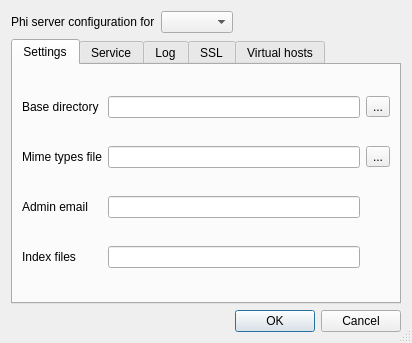
<?xml version="1.0" encoding="UTF-8"?>
<ui version="4.0">
 <class>ServerConf</class>
 <widget class="QDialog" name="ServerConf">
  <property name="geometry">
   <rect>
    <x>0</x>
    <y>0</y>
    <width>412</width>
    <height>343</height>
   </rect>
  </property>
  <property name="windowTitle">
   <string>Dialog</string>
  </property>
  <property name="sizeGripEnabled">
   <bool>true</bool>
  </property>
  <layout class="QVBoxLayout" name="verticalLayout">
   <item>
    <layout class="QHBoxLayout" name="horizontalLayout">
     <item>
      <widget class="QLabel" name="label">
       <property name="text">
        <string>Phi server configuration for</string>
       </property>
      </widget>
     </item>
     <item>
      <widget class="QComboBox" name="_configCombo"/>
     </item>
     <item>
      <spacer name="horizontalSpacer">
       <property name="orientation">
        <enum>Qt::Horizontal</enum>
       </property>
       <property name="sizeHint" stdset="0">
        <size>
         <width>40</width>
         <height>20</height>
        </size>
       </property>
      </spacer>
     </item>
     <item>
      <widget class="QLabel" name="label_18">
       <property name="maximumSize">
        <size>
         <width>32</width>
         <height>32</height>
        </size>
       </property>
       <property name="text">
        <string/>
       </property>
       <property name="pixmap">
        <pixmap resource="../phia/phia.qrc">:/phi/logo</pixmap>
       </property>
       <property name="scaledContents">
        <bool>true</bool>
       </property>
      </widget>
     </item>
    </layout>
   </item>
   <item>
    <widget class="QTabWidget" name="_tab">
     <property name="currentIndex">
      <number>0</number>
     </property>
     <widget class="QWidget" name="tab">
      <attribute name="title">
       <string>Settings</string>
      </attribute>
      <layout class="QGridLayout" name="gridLayout_4">
       <item row="0" column="0">
        <widget class="QLabel" name="label_10">
         <property name="text">
          <string>Base directory</string>
         </property>
        </widget>
       </item>
       <item row="0" column="1">
        <widget class="QLineEdit" name="_baseDir"/>
       </item>
       <item row="0" column="2">
        <widget class="QToolButton" name="_baseDirTool">
         <property name="text">
          <string>...</string>
         </property>
         <property name="icon">
          <iconset resource="../phia/phia.qrc">
           <normaloff>:/gnome/folder</normaloff>:/gnome/folder</iconset>
         </property>
        </widget>
       </item>
       <item row="1" column="0">
        <widget class="QLabel" name="label_11">
         <property name="text">
          <string>Mime types file</string>
         </property>
        </widget>
       </item>
       <item row="1" column="1">
        <widget class="QLineEdit" name="_mime"/>
       </item>
       <item row="1" column="2">
        <widget class="QToolButton" name="_mimeTool">
         <property name="text">
          <string>...</string>
         </property>
         <property name="icon">
          <iconset resource="../phia/phia.qrc">
           <normaloff>:/gnome/folder</normaloff>:/gnome/folder</iconset>
         </property>
        </widget>
       </item>
       <item row="2" column="0">
        <widget class="QLabel" name="label_9">
         <property name="text">
          <string>Admin email</string>
         </property>
        </widget>
       </item>
       <item row="2" column="1">
        <widget class="QLineEdit" name="_email"/>
       </item>
       <item row="3" column="0">
        <widget class="QLabel" name="label_12">
         <property name="text">
          <string>Index files</string>
         </property>
        </widget>
       </item>
       <item row="3" column="1">
        <widget class="QLineEdit" name="_index"/>
       </item>
      </layout>
     </widget>
     <widget class="QWidget" name="tab_2">
      <attribute name="title">
       <string>Service</string>
      </attribute>
      <layout class="QGridLayout" name="gridLayout_5">
       <item row="0" column="0">
        <widget class="QLabel" name="label_13">
         <property name="text">
          <string>Interface</string>
         </property>
        </widget>
       </item>
       <item row="0" column="1" colspan="2">
        <widget class="QLineEdit" name="_interface"/>
       </item>
       <item row="1" column="0">
        <widget class="QLabel" name="label_14">
         <property name="text">
          <string>Port</string>
         </property>
        </widget>
       </item>
       <item row="1" column="1">
        <widget class="QSpinBox" name="_port">
         <property name="minimum">
          <number>1</number>
         </property>
         <property name="maximum">
          <number>65536</number>
         </property>
         <property name="value">
          <number>8080</number>
         </property>
        </widget>
       </item>
       <item row="1" column="2">
        <spacer name="horizontalSpacer_4">
         <property name="orientation">
          <enum>Qt::Horizontal</enum>
         </property>
         <property name="sizeHint" stdset="0">
          <size>
           <width>169</width>
           <height>20</height>
          </size>
         </property>
        </spacer>
       </item>
       <item row="2" column="0">
        <widget class="QLabel" name="label_15">
         <property name="text">
          <string>Keep alive</string>
         </property>
        </widget>
       </item>
       <item row="2" column="1">
        <widget class="QSpinBox" name="_keepAlive">
         <property name="minimum">
          <number>1</number>
         </property>
         <property name="maximum">
          <number>65536</number>
         </property>
         <property name="value">
          <number>60000</number>
         </property>
        </widget>
       </item>
       <item row="2" column="2">
        <spacer name="horizontalSpacer_5">
         <property name="orientation">
          <enum>Qt::Horizontal</enum>
         </property>
         <property name="sizeHint" stdset="0">
          <size>
           <width>169</width>
           <height>20</height>
          </size>
         </property>
        </spacer>
       </item>
       <item row="4" column="0" colspan="3">
        <layout class="QHBoxLayout" name="horizontalLayout_4">
         <item>
          <widget class="QLabel" name="_icon">
           <property name="maximumSize">
            <size>
             <width>32</width>
             <height>32</height>
            </size>
           </property>
           <property name="text">
            <string/>
           </property>
           <property name="pixmap">
            <pixmap resource="serverconf.qrc">:/gnome/del</pixmap>
           </property>
           <property name="scaledContents">
            <bool>true</bool>
           </property>
          </widget>
         </item>
         <item>
          <widget class="QPushButton" name="_start">
           <property name="text">
            <string>Start</string>
           </property>
          </widget>
         </item>
         <item>
          <widget class="QPushButton" name="_stop">
           <property name="text">
            <string>Stop</string>
           </property>
          </widget>
         </item>
         <item>
          <widget class="QPushButton" name="_clearCache">
           <property name="text">
            <string>Clear cache</string>
           </property>
          </widget>
         </item>
         <item>
          <spacer name="horizontalSpacer_6">
           <property name="orientation">
            <enum>Qt::Horizontal</enum>
           </property>
           <property name="sizeHint" stdset="0">
            <size>
             <width>40</width>
             <height>20</height>
            </size>
           </property>
          </spacer>
         </item>
        </layout>
       </item>
       <item row="3" column="0" colspan="3">
        <widget class="QCheckBox" name="_winStartupCheck">
         <property name="text">
          <string>Run service on system startup</string>
         </property>
        </widget>
       </item>
      </layout>
     </widget>
     <widget class="QWidget" name="tab_3">
      <attribute name="title">
       <string>Log</string>
      </attribute>
      <layout class="QVBoxLayout" name="verticalLayout_2">
       <item>
        <layout class="QHBoxLayout" name="horizontalLayout_2">
         <item>
          <widget class="QLabel" name="label_2">
           <property name="text">
            <string>Log dir</string>
           </property>
          </widget>
         </item>
         <item>
          <widget class="QLineEdit" name="_logDir"/>
         </item>
         <item>
          <widget class="QToolButton" name="_logDirTool">
           <property name="text">
            <string>...</string>
           </property>
           <property name="icon">
            <iconset resource="../phia/phia.qrc">
             <normaloff>:/gnome/folder</normaloff>:/gnome/folder</iconset>
           </property>
          </widget>
         </item>
        </layout>
       </item>
       <item>
        <layout class="QHBoxLayout" name="horizontalLayout_5">
         <item>
          <spacer name="horizontalSpacer_7">
           <property name="orientation">
            <enum>Qt::Horizontal</enum>
           </property>
           <property name="sizeHint" stdset="0">
            <size>
             <width>40</width>
             <height>20</height>
            </size>
           </property>
          </spacer>
         </item>
         <item>
          <widget class="QPushButton" name="_viewLog">
           <property name="text">
            <string>View log file</string>
           </property>
          </widget>
         </item>
         <item>
          <widget class="QPushButton" name="_clearLog">
           <property name="text">
            <string>Clear log file</string>
           </property>
          </widget>
         </item>
        </layout>
       </item>
       <item>
        <widget class="QGroupBox" name="groupBox_2">
         <property name="title">
          <string>Log filter</string>
         </property>
         <layout class="QGridLayout" name="gridLayout">
          <item row="0" column="0">
           <widget class="QCheckBox" name="_logCritical">
            <property name="text">
             <string>Critical</string>
            </property>
           </widget>
          </item>
          <item row="0" column="1">
           <widget class="QCheckBox" name="_logUser">
            <property name="text">
             <string> User (JavaScript)</string>
            </property>
           </widget>
          </item>
          <item row="1" column="0">
           <widget class="QCheckBox" name="_logError">
            <property name="text">
             <string>Error</string>
            </property>
           </widget>
          </item>
          <item row="1" column="1">
           <widget class="QCheckBox" name="_logTrace">
            <property name="text">
             <string>Trace</string>
            </property>
           </widget>
          </item>
          <item row="2" column="0">
           <widget class="QCheckBox" name="_logWarn">
            <property name="text">
             <string>Warnings</string>
            </property>
           </widget>
          </item>
          <item row="2" column="1">
           <widget class="QCheckBox" name="_logDebug">
            <property name="text">
             <string>Debug</string>
            </property>
           </widget>
          </item>
         </layout>
        </widget>
       </item>
      </layout>
     </widget>
     <widget class="QWidget" name="tab_4">
      <attribute name="title">
       <string>SSL</string>
      </attribute>
      <layout class="QVBoxLayout" name="verticalLayout_3">
       <item>
        <widget class="QGroupBox" name="_sslBox">
         <property name="title">
          <string>Enable SSL</string>
         </property>
         <property name="flat">
          <bool>true</bool>
         </property>
         <property name="checkable">
          <bool>true</bool>
         </property>
         <property name="checked">
          <bool>false</bool>
         </property>
         <layout class="QGridLayout" name="gridLayout_3">
          <item row="0" column="0">
           <widget class="QLabel" name="label_5">
            <property name="text">
             <string>Interface</string>
            </property>
           </widget>
          </item>
          <item row="0" column="1">
           <widget class="QLineEdit" name="_sslInterface"/>
          </item>
          <item row="0" column="2">
           <spacer name="horizontalSpacer_3">
            <property name="orientation">
             <enum>Qt::Horizontal</enum>
            </property>
            <property name="sizeHint" stdset="0">
             <size>
              <width>36</width>
              <height>20</height>
             </size>
            </property>
           </spacer>
          </item>
          <item row="1" column="0">
           <widget class="QLabel" name="label_6">
            <property name="text">
             <string>Port</string>
            </property>
           </widget>
          </item>
          <item row="1" column="1">
           <widget class="QSpinBox" name="_sslPort">
            <property name="minimum">
             <number>1</number>
            </property>
            <property name="maximum">
             <number>65536</number>
            </property>
            <property name="value">
             <number>443</number>
            </property>
           </widget>
          </item>
          <item row="1" column="2">
           <spacer name="horizontalSpacer_2">
            <property name="orientation">
             <enum>Qt::Horizontal</enum>
            </property>
            <property name="sizeHint" stdset="0">
             <size>
              <width>36</width>
              <height>20</height>
             </size>
            </property>
           </spacer>
          </item>
          <item row="2" column="0">
           <widget class="QLabel" name="label_7">
            <property name="text">
             <string>Certificate</string>
            </property>
           </widget>
          </item>
          <item row="2" column="1" colspan="2">
           <widget class="QLineEdit" name="_sslCert"/>
          </item>
          <item row="2" column="3">
           <widget class="QToolButton" name="_sslCertTool">
            <property name="text">
             <string>...</string>
            </property>
            <property name="icon">
             <iconset resource="../phia/phia.qrc">
              <normaloff>:/gnome/folder</normaloff>:/gnome/folder</iconset>
            </property>
           </widget>
          </item>
          <item row="3" column="0">
           <widget class="QLabel" name="label_8">
            <property name="text">
             <string>Private key</string>
            </property>
           </widget>
          </item>
          <item row="3" column="1" colspan="2">
           <widget class="QLineEdit" name="_sslKey"/>
          </item>
          <item row="3" column="3">
           <widget class="QToolButton" name="_sslKeyTool">
            <property name="text">
             <string>...</string>
            </property>
            <property name="icon">
             <iconset resource="../phia/phia.qrc">
              <normaloff>:/gnome/folder</normaloff>:/gnome/folder</iconset>
            </property>
           </widget>
          </item>
          <item row="0" column="3">
           <widget class="QLabel" name="label_17">
            <property name="maximumSize">
             <size>
              <width>32</width>
              <height>32</height>
             </size>
            </property>
            <property name="text">
             <string/>
            </property>
            <property name="pixmap">
             <pixmap resource="../phia/phia.qrc">:/gnome/secure</pixmap>
            </property>
            <property name="scaledContents">
             <bool>true</bool>
            </property>
           </widget>
          </item>
         </layout>
        </widget>
       </item>
      </layout>
     </widget>
     <widget class="QWidget" name="tab_5">
      <attribute name="title">
       <string>Virtual hosts</string>
      </attribute>
      <layout class="QVBoxLayout" name="verticalLayout_5">
       <item>
        <layout class="QHBoxLayout" name="horizontalLayout_3">
         <item>
          <widget class="QTreeWidget" name="_virtualTree">
           <column>
            <property name="text">
             <string>Host</string>
            </property>
           </column>
           <column>
            <property name="text">
             <string>Document root</string>
            </property>
           </column>
           <column>
            <property name="text">
             <string>Temp dir</string>
            </property>
           </column>
          </widget>
         </item>
         <item>
          <layout class="QVBoxLayout" name="verticalLayout_4">
           <item>
            <widget class="QToolButton" name="_addTool">
             <property name="text">
              <string>...</string>
             </property>
             <property name="icon">
              <iconset resource="serverconf.qrc">
               <normaloff>:/gnome/add</normaloff>:/gnome/add</iconset>
             </property>
            </widget>
           </item>
           <item>
            <widget class="QToolButton" name="_delTool">
             <property name="text">
              <string>...</string>
             </property>
             <property name="icon">
              <iconset resource="../phia/phia.qrc">
               <normaloff>:/gnome/remove</normaloff>:/gnome/remove</iconset>
             </property>
            </widget>
           </item>
           <item>
            <spacer name="verticalSpacer">
             <property name="orientation">
              <enum>Qt::Vertical</enum>
             </property>
             <property name="sizeHint" stdset="0">
              <size>
               <width>20</width>
               <height>40</height>
              </size>
             </property>
            </spacer>
           </item>
          </layout>
         </item>
        </layout>
       </item>
       <item>
        <layout class="QGridLayout" name="gridLayout_2">
         <item row="1" column="0">
          <widget class="QLabel" name="label_3">
           <property name="text">
            <string>Root</string>
           </property>
          </widget>
         </item>
         <item row="1" column="1">
          <widget class="QLineEdit" name="_root"/>
         </item>
         <item row="1" column="2">
          <widget class="QToolButton" name="_rootTool">
           <property name="text">
            <string>...</string>
           </property>
           <property name="icon">
            <iconset resource="../phia/phia.qrc">
             <normaloff>:/gnome/folder</normaloff>:/gnome/folder</iconset>
           </property>
          </widget>
         </item>
         <item row="2" column="0">
          <widget class="QLabel" name="label_4">
           <property name="text">
            <string>Temp</string>
           </property>
          </widget>
         </item>
         <item row="2" column="1">
          <widget class="QLineEdit" name="_temp"/>
         </item>
         <item row="2" column="2">
          <widget class="QToolButton" name="_tempTool">
           <property name="text">
            <string>...</string>
           </property>
           <property name="icon">
            <iconset resource="../phia/phia.qrc">
             <normaloff>:/gnome/folder</normaloff>:/gnome/folder</iconset>
           </property>
          </widget>
         </item>
         <item row="0" column="0">
          <widget class="QLabel" name="label_16">
           <property name="text">
            <string>Host</string>
           </property>
          </widget>
         </item>
         <item row="0" column="1">
          <widget class="QLineEdit" name="_host"/>
         </item>
        </layout>
       </item>
      </layout>
     </widget>
    </widget>
   </item>
   <item>
    <widget class="QDialogButtonBox" name="buttonBox">
     <property name="orientation">
      <enum>Qt::Horizontal</enum>
     </property>
     <property name="standardButtons">
      <set>QDialogButtonBox::Cancel|QDialogButtonBox::Ok</set>
     </property>
    </widget>
   </item>
  </layout>
 </widget>
 <tabstops>
  <tabstop>_configCombo</tabstop>
  <tabstop>_tab</tabstop>
  <tabstop>_baseDir</tabstop>
  <tabstop>_baseDirTool</tabstop>
  <tabstop>_mime</tabstop>
  <tabstop>_mimeTool</tabstop>
  <tabstop>_email</tabstop>
  <tabstop>_index</tabstop>
  <tabstop>_interface</tabstop>
  <tabstop>_port</tabstop>
  <tabstop>_keepAlive</tabstop>
  <tabstop>_winStartupCheck</tabstop>
  <tabstop>_start</tabstop>
  <tabstop>_stop</tabstop>
  <tabstop>_clearCache</tabstop>
  <tabstop>_logDir</tabstop>
  <tabstop>_logDirTool</tabstop>
  <tabstop>_viewLog</tabstop>
  <tabstop>_clearLog</tabstop>
  <tabstop>_logCritical</tabstop>
  <tabstop>_logError</tabstop>
  <tabstop>_logWarn</tabstop>
  <tabstop>_logUser</tabstop>
  <tabstop>_logTrace</tabstop>
  <tabstop>_logDebug</tabstop>
  <tabstop>_sslBox</tabstop>
  <tabstop>_sslInterface</tabstop>
  <tabstop>_sslPort</tabstop>
  <tabstop>_sslCert</tabstop>
  <tabstop>_sslCertTool</tabstop>
  <tabstop>_sslKey</tabstop>
  <tabstop>_sslKeyTool</tabstop>
  <tabstop>_virtualTree</tabstop>
  <tabstop>_addTool</tabstop>
  <tabstop>_delTool</tabstop>
  <tabstop>_host</tabstop>
  <tabstop>_root</tabstop>
  <tabstop>_rootTool</tabstop>
  <tabstop>_temp</tabstop>
  <tabstop>_tempTool</tabstop>
  <tabstop>buttonBox</tabstop>
 </tabstops>
 <resources>
  <include location="../phia/phia.qrc"/>
  <include location="serverconf.qrc"/>
 </resources>
 <connections>
  <connection>
   <sender>buttonBox</sender>
   <signal>accepted()</signal>
   <receiver>ServerConf</receiver>
   <slot>accept()</slot>
   <hints>
    <hint type="sourcelabel">
     <x>254</x>
     <y>338</y>
    </hint>
    <hint type="destinationlabel">
     <x>157</x>
     <y>274</y>
    </hint>
   </hints>
  </connection>
  <connection>
   <sender>buttonBox</sender>
   <signal>rejected()</signal>
   <receiver>ServerConf</receiver>
   <slot>reject()</slot>
   <hints>
    <hint type="sourcelabel">
     <x>322</x>
     <y>338</y>
    </hint>
    <hint type="destinationlabel">
     <x>286</x>
     <y>274</y>
    </hint>
   </hints>
  </connection>
 </connections>
</ui>
